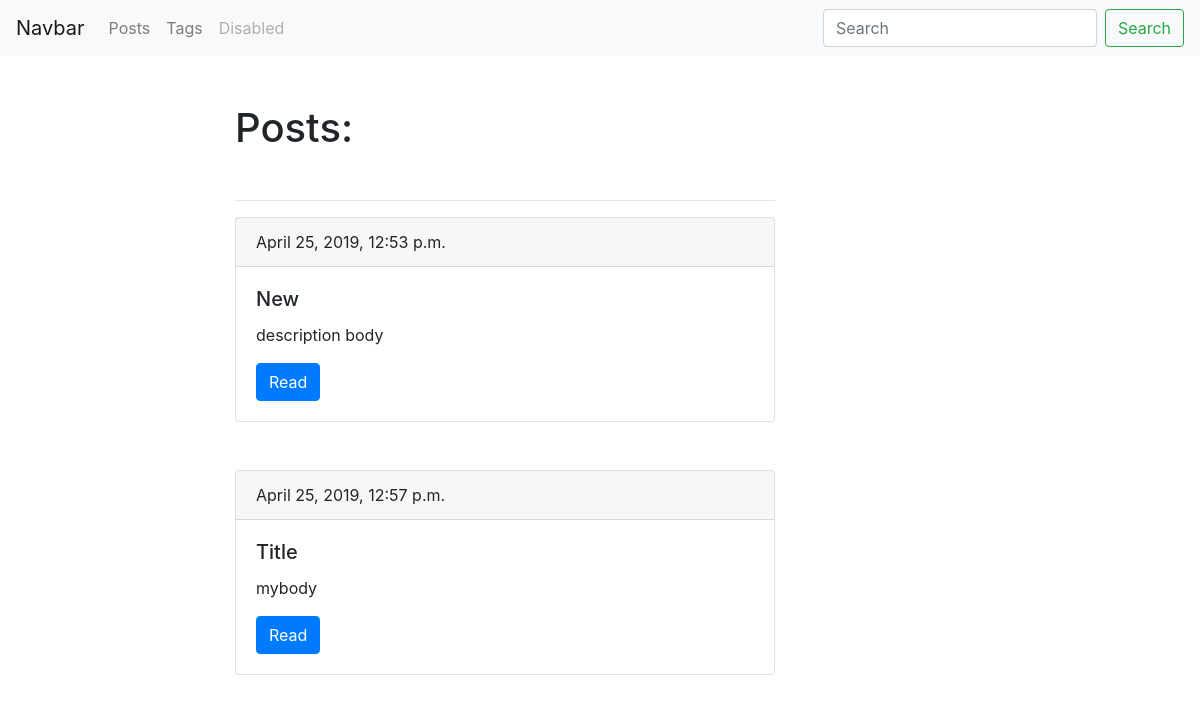
/blog/, run on an earlier commit of the app's database.
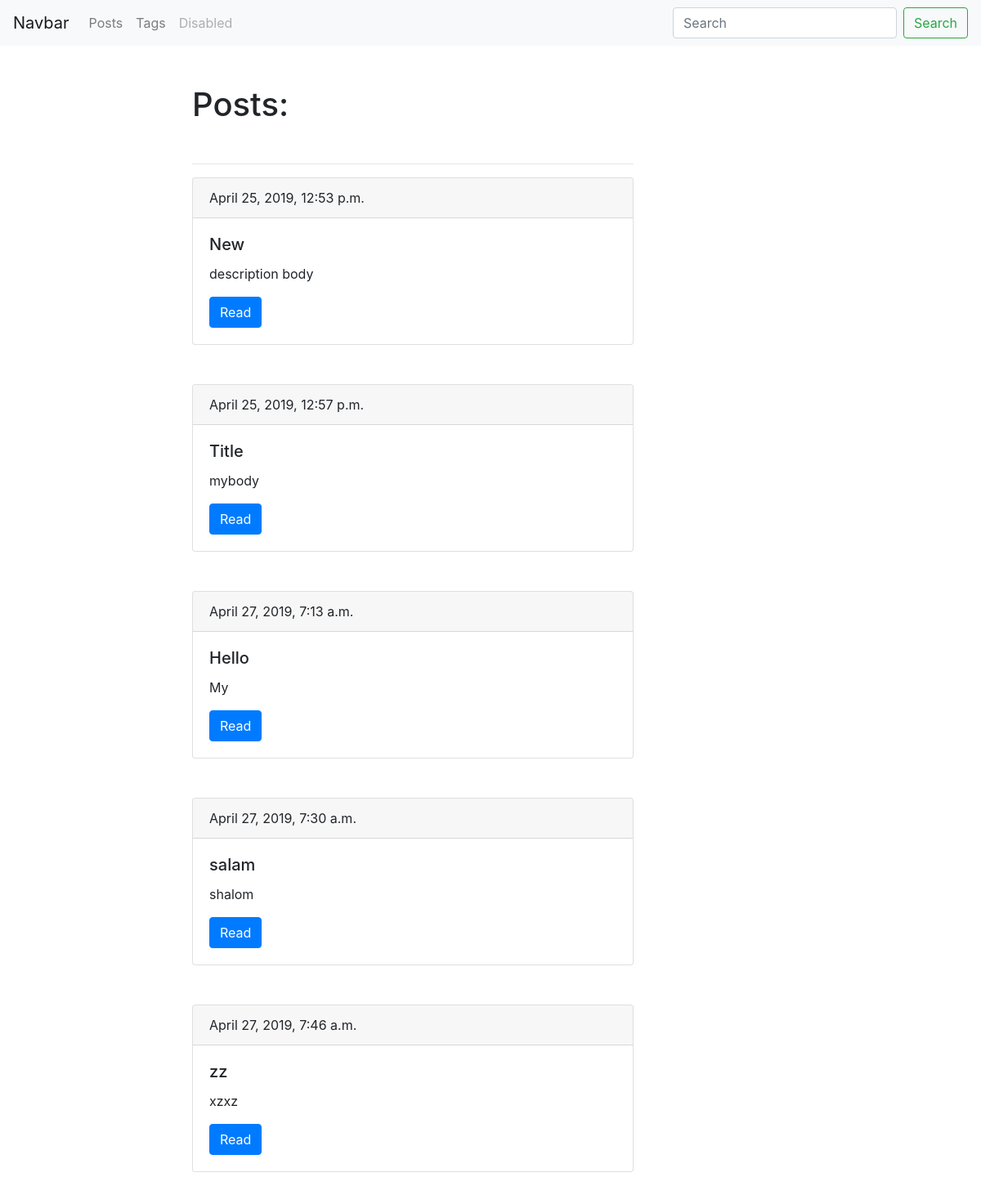
And on a later commit of the database.
### blog/models.py (models this page shows, shortened)
class Post(models.Model):
    title = models.CharField(max_length=150, db_index=True)
    slug = models.SlugField(max_length=150, blank=True, unique=True)
    body = models.TextField(blank=True, db_index=True)
    tags = models.ManyToManyField('Tag', blank=True, related_name='posts') # создает поле у двух таблиц (манипуляция через менеджер объектов)
    data_pub = models.DateTimeField(auto_now_add=True)
    def get_absolute_url(self):
        return reverse("post_detail", kwargs={"slug": self.slug})

### blog/views.py (the view)
# urls.py: path('', PostList.as_view(), name='posts_list'),
class PostList(View):
    def get(self, request):
        posts = Post.objects.all()
        context = {
            'posts': posts,
            }
        return render(request, 'blog/index.html', context=context)

### blog/templates/blog/index.html (shortened to what this page needs)
{% extends 'blog/base_blog.html' %}
{% block content %}
    <h1 class='mb-5 mt-5'>Posts:</h1>
    <hr>
    {% for post in posts %}
        <div class="card mb-5">
            <div class="card-header">
                {{post.data_pub}}
            </div>
            <div class="card-body">
                <h5 class="card-title">{{post.title}}</h5>
                <p class="card-text">{{post.body|truncatewords:15}}</p>
                <a href="{{ post.get_absolute_url }}" class="btn btn-primary">Read</a>
            </div>
        </div>
    {% endfor %}
{% endblock %}

What changed in the data, as far as the page shows it:
added Post: data_pub "April 27, 2019, 7:13 a.m.", title "Hello", body "My"
added Post: data_pub "April 27, 2019, 7:30 a.m.", title "salam", body "shalom"
added Post: data_pub "April 27, 2019, 7:46 a.m.", title "zz", body "xzxz"
